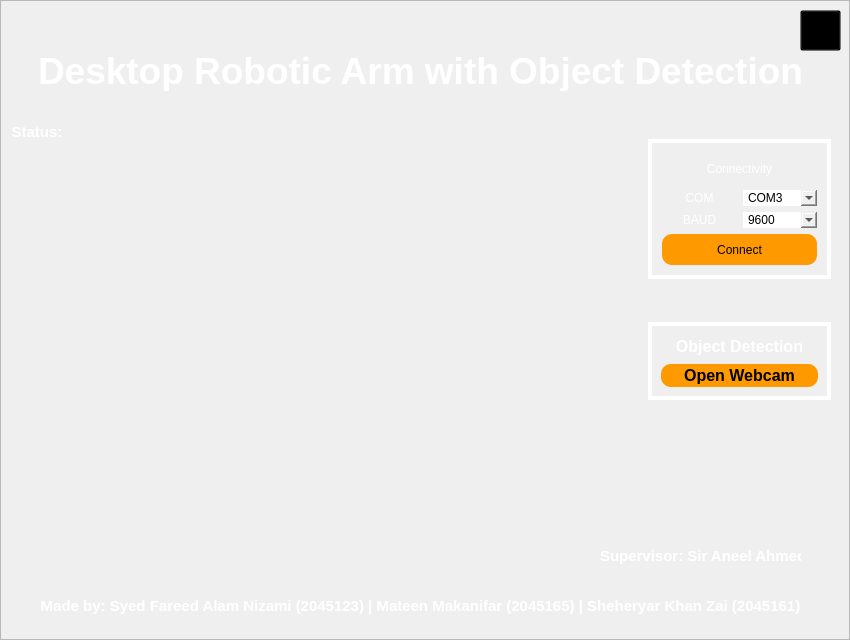
<?xml version="1.0" encoding="UTF-8"?>
<ui version="4.0">
 <class>Form</class>
 <widget class="QWidget" name="Form">
  <property name="geometry">
   <rect>
    <x>0</x>
    <y>0</y>
    <width>850</width>
    <height>640</height>
   </rect>
  </property>
  <property name="windowTitle">
   <string>Form</string>
  </property>
  <property name="styleSheet">
   <string notr="true">QLabel{
color:White;
}</string>
  </property>
  <widget class="QFrame" name="frame_2">
   <property name="geometry">
    <rect>
     <x>0</x>
     <y>0</y>
     <width>850</width>
     <height>640</height>
    </rect>
   </property>
   <property name="styleSheet">
    <string notr="true">color: white;
</string>
   </property>
   <property name="frameShape">
    <enum>QFrame::StyledPanel</enum>
   </property>
   <property name="frameShadow">
    <enum>QFrame::Raised</enum>
   </property>
   <widget class="QLabel" name="FooterLabel">
    <property name="geometry">
     <rect>
      <x>10</x>
      <y>590</y>
      <width>821</width>
      <height>31</height>
     </rect>
    </property>
    <property name="font">
     <font>
      <pointsize>11</pointsize>
      <bold>true</bold>
     </font>
    </property>
    <property name="styleSheet">
     <string notr="true">border:None;</string>
    </property>
    <property name="text">
     <string>Made by: Syed Fareed Alam Nizami (2045123) | Mateen Makanifar (2045165) | Sheheryar Khan Zai (2045161)</string>
    </property>
    <property name="textFormat">
     <enum>Qt::AutoText</enum>
    </property>
    <property name="scaledContents">
     <bool>true</bool>
    </property>
    <property name="alignment">
     <set>Qt::AlignCenter</set>
    </property>
   </widget>
   <widget class="QLabel" name="HeaderLabel">
    <property name="geometry">
     <rect>
      <x>0</x>
      <y>50</y>
      <width>841</width>
      <height>41</height>
     </rect>
    </property>
    <property name="font">
     <font>
      <pointsize>28</pointsize>
      <italic>false</italic>
      <bold>true</bold>
      <underline>false</underline>
      <strikeout>false</strikeout>
     </font>
    </property>
    <property name="styleSheet">
     <string notr="true">border:None;</string>
    </property>
    <property name="text">
     <string>Desktop Robotic Arm with Object Detection</string>
    </property>
    <property name="alignment">
     <set>Qt::AlignCenter</set>
    </property>
   </widget>
   <widget class="QLabel" name="label">
    <property name="geometry">
     <rect>
      <x>50</x>
      <y>110</y>
      <width>401</width>
      <height>481</height>
     </rect>
    </property>
    <property name="styleSheet">
     <string notr="true">border:None;
</string>
    </property>
    <property name="text">
     <string/>
    </property>
    <property name="pixmap">
     <pixmap>Design_Images/Robot-Orange.PNG</pixmap>
    </property>
    <property name="scaledContents">
     <bool>true</bool>
    </property>
   </widget>
   <widget class="QLabel" name="label_Wallpaper">
    <property name="geometry">
     <rect>
      <x>0</x>
      <y>0</y>
      <width>850</width>
      <height>640</height>
     </rect>
    </property>
    <property name="font">
     <font>
      <underline>true</underline>
      <strikeout>false</strikeout>
     </font>
    </property>
    <property name="styleSheet">
     <string notr="true">border: None;
</string>
    </property>
    <property name="text">
     <string/>
    </property>
    <property name="pixmap">
     <pixmap>Design_Images/MainScreen_Black.jpg</pixmap>
    </property>
    <property name="scaledContents">
     <bool>true</bool>
    </property>
   </widget>
   <widget class="QLabel" name="staus_label">
    <property name="geometry">
     <rect>
      <x>10</x>
      <y>120</y>
      <width>54</width>
      <height>23</height>
     </rect>
    </property>
    <property name="font">
     <font>
      <pointsize>11</pointsize>
      <italic>false</italic>
      <bold>true</bold>
     </font>
    </property>
    <property name="styleSheet">
     <string notr="true">border:None;
font: 700 11pt &quot;Segoe UI&quot;;</string>
    </property>
    <property name="text">
     <string>Status:</string>
    </property>
    <property name="alignment">
     <set>Qt::AlignCenter</set>
    </property>
   </widget>
   <widget class="QWidget" name="widget" native="true">
    <property name="geometry">
     <rect>
      <x>460</x>
      <y>130</y>
      <width>371</width>
      <height>316</height>
     </rect>
    </property>
    <layout class="QVBoxLayout" name="verticalLayout">
     <property name="spacing">
      <number>0</number>
     </property>
     <property name="leftMargin">
      <number>0</number>
     </property>
     <property name="topMargin">
      <number>0</number>
     </property>
     <property name="rightMargin">
      <number>0</number>
     </property>
     <property name="bottomMargin">
      <number>0</number>
     </property>
     <item alignment="Qt::AlignRight">
      <widget class="QFrame" name="frame">
       <property name="sizePolicy">
        <sizepolicy hsizetype="Fixed" vsizetype="Fixed">
         <horstretch>0</horstretch>
         <verstretch>0</verstretch>
        </sizepolicy>
       </property>
       <property name="minimumSize">
        <size>
         <width>183</width>
         <height>140</height>
        </size>
       </property>
       <property name="maximumSize">
        <size>
         <width>183</width>
         <height>140</height>
        </size>
       </property>
       <property name="layoutDirection">
        <enum>Qt::LeftToRight</enum>
       </property>
       <property name="styleSheet">
        <string notr="true">QFrame{
/*border-top: 3px dashed  #00A4F7 ;*/
border:4px solid white;
font: 700 9pt &quot;Segoe UI&quot;;
}
QLabel{
border: None;
}
QComboBox{
background-color:None;
border: None;
color:black;
}</string>
       </property>
       <property name="frameShape">
        <enum>QFrame::StyledPanel</enum>
       </property>
       <property name="frameShadow">
        <enum>QFrame::Raised</enum>
       </property>
       <layout class="QHBoxLayout" name="horizontalLayout">
        <item>
         <layout class="QGridLayout" name="gridLayout">
          <property name="leftMargin">
           <number>1</number>
          </property>
          <property name="topMargin">
           <number>1</number>
          </property>
          <property name="rightMargin">
           <number>1</number>
          </property>
          <property name="bottomMargin">
           <number>1</number>
          </property>
          <item row="3" column="0">
           <widget class="QLabel" name="baud_label">
            <property name="styleSheet">
             <string notr="true">font: 700 12pt &quot;Consolas&quot;;</string>
            </property>
            <property name="text">
             <string>BAUD</string>
            </property>
            <property name="alignment">
             <set>Qt::AlignCenter</set>
            </property>
           </widget>
          </item>
          <item row="3" column="1">
           <widget class="QComboBox" name="baud_comboBox">
            <property name="cursor">
             <cursorShape>PointingHandCursor</cursorShape>
            </property>
            <property name="styleSheet">
             <string notr="true">color:black;</string>
            </property>
            <item>
             <property name="text">
              <string>9600</string>
             </property>
            </item>
            <item>
             <property name="text">
              <string>115200</string>
             </property>
            </item>
           </widget>
          </item>
          <item row="0" column="0" colspan="2">
           <widget class="QLabel" name="ConnectivityLabel">
            <property name="styleSheet">
             <string notr="true">
font: 700 14pt &quot;Segoe UI&quot;;</string>
            </property>
            <property name="text">
             <string>Connectivity</string>
            </property>
            <property name="alignment">
             <set>Qt::AlignCenter</set>
            </property>
            <property name="wordWrap">
             <bool>false</bool>
            </property>
           </widget>
          </item>
          <item row="1" column="1">
           <widget class="QComboBox" name="com_comboBox">
            <property name="cursor">
             <cursorShape>PointingHandCursor</cursorShape>
            </property>
            <property name="styleSheet">
             <string notr="true">color: black
</string>
            </property>
            <item>
             <property name="text">
              <string>COM3</string>
             </property>
            </item>
            <item>
             <property name="text">
              <string>COM4</string>
             </property>
            </item>
            <item>
             <property name="text">
              <string>COM5</string>
             </property>
            </item>
            <item>
             <property name="text">
              <string>COM6</string>
             </property>
            </item>
            <item>
             <property name="text">
              <string>COM7</string>
             </property>
            </item>
            <item>
             <property name="text">
              <string>COM8</string>
             </property>
            </item>
            <item>
             <property name="text">
              <string>COM9</string>
             </property>
            </item>
            <item>
             <property name="text">
              <string>COM10</string>
             </property>
            </item>
            <item>
             <property name="text">
              <string>COM11</string>
             </property>
            </item>
            <item>
             <property name="text">
              <string>COM12</string>
             </property>
            </item>
            <item>
             <property name="text">
              <string>COM13</string>
             </property>
            </item>
            <item>
             <property name="text">
              <string>COM14</string>
             </property>
            </item>
           </widget>
          </item>
          <item row="4" column="0" colspan="2">
           <widget class="QPushButton" name="connect_pushButton">
            <property name="sizePolicy">
             <sizepolicy hsizetype="Minimum" vsizetype="Preferred">
              <horstretch>0</horstretch>
              <verstretch>0</verstretch>
             </sizepolicy>
            </property>
            <property name="cursor">
             <cursorShape>PointingHandCursor</cursorShape>
            </property>
            <property name="styleSheet">
             <string notr="true">
QPushButton{
font: 900 12pt &quot;Segoe UI&quot;;
color:rgb(0, 0, 0);
border:None;
border-radius: 10px;
background: #ff9900;
}
QPushButton:hover{
background: #18f02a;
}


</string>
            </property>
            <property name="text">
             <string>Connect</string>
            </property>
           </widget>
          </item>
          <item row="1" column="0">
           <widget class="QLabel" name="com_label">
            <property name="styleSheet">
             <string notr="true">font: 700 12pt &quot;Consolas&quot;;
</string>
            </property>
            <property name="text">
             <string>COM</string>
            </property>
            <property name="alignment">
             <set>Qt::AlignCenter</set>
            </property>
           </widget>
          </item>
         </layout>
        </item>
       </layout>
      </widget>
     </item>
     <item>
      <widget class="QLineEdit" name="Error_lineEdit">
       <property name="minimumSize">
        <size>
         <width>0</width>
         <height>25</height>
        </size>
       </property>
       <property name="autoFillBackground">
        <bool>false</bool>
       </property>
       <property name="styleSheet">
        <string notr="true">border:None;
background: transparent;
color:Red;
</string>
       </property>
       <property name="alignment">
        <set>Qt::AlignRight|Qt::AlignTrailing|Qt::AlignVCenter</set>
       </property>
       <property name="readOnly">
        <bool>true</bool>
       </property>
      </widget>
     </item>
     <item>
      <widget class="QFrame" name="frame_3">
       <property name="sizePolicy">
        <sizepolicy hsizetype="Preferred" vsizetype="Fixed">
         <horstretch>0</horstretch>
         <verstretch>0</verstretch>
        </sizepolicy>
       </property>
       <property name="minimumSize">
        <size>
         <width>183</width>
         <height>0</height>
        </size>
       </property>
       <property name="maximumSize">
        <size>
         <width>183</width>
         <height>16777215</height>
        </size>
       </property>
       <property name="layoutDirection">
        <enum>Qt::RightToLeft</enum>
       </property>
       <property name="styleSheet">
        <string notr="true">QFrame{
/*border-top: 3px dashed  #00A4F7 ;*/
border:4px solid white;
}</string>
       </property>
       <property name="frameShape">
        <enum>QFrame::StyledPanel</enum>
       </property>
       <property name="frameShadow">
        <enum>QFrame::Raised</enum>
       </property>
       <layout class="QVBoxLayout" name="verticalLayout_2">
        <item>
         <widget class="QLabel" name="label_2">
          <property name="font">
           <font>
            <pointsize>12</pointsize>
            <italic>false</italic>
            <bold>true</bold>
           </font>
          </property>
          <property name="styleSheet">
           <string notr="true">padding:2px 2px 2px 2px;
border: None;
font: 700 12pt &quot;Segoe UI&quot;;



</string>
          </property>
          <property name="text">
           <string>Object Detection</string>
          </property>
          <property name="alignment">
           <set>Qt::AlignCenter</set>
          </property>
         </widget>
        </item>
        <item>
         <widget class="QPushButton" name="webcam_pushButton">
          <property name="font">
           <font>
            <pointsize>12</pointsize>
            <italic>false</italic>
            <bold>true</bold>
           </font>
          </property>
          <property name="cursor">
           <cursorShape>PointingHandCursor</cursorShape>
          </property>
          <property name="styleSheet">
           <string notr="true">QPushButton{
border:None;
padding: 2px 2px 2px 2px;
font: 800 12pt &quot;Segoe UI&quot;;
color:rgb(0, 0, 0);
border:None;
border-radius: 10px;
background:#ff9900;
}
QPushButton:hover{
background: #18f02a;
}
</string>
          </property>
          <property name="text">
           <string>Open Webcam</string>
          </property>
         </widget>
        </item>
       </layout>
      </widget>
     </item>
     <item>
      <widget class="QLineEdit" name="Error_lineEdit_2">
       <property name="sizePolicy">
        <sizepolicy hsizetype="Ignored" vsizetype="Fixed">
         <horstretch>0</horstretch>
         <verstretch>0</verstretch>
        </sizepolicy>
       </property>
       <property name="minimumSize">
        <size>
         <width>300</width>
         <height>25</height>
        </size>
       </property>
       <property name="maximumSize">
        <size>
         <width>16777215</width>
         <height>16777215</height>
        </size>
       </property>
       <property name="layoutDirection">
        <enum>Qt::RightToLeft</enum>
       </property>
       <property name="autoFillBackground">
        <bool>false</bool>
       </property>
       <property name="styleSheet">
        <string notr="true">border:None;
background: transparent;
color:Red;
</string>
       </property>
       <property name="alignment">
        <set>Qt::AlignRight|Qt::AlignTrailing|Qt::AlignVCenter</set>
       </property>
       <property name="readOnly">
        <bool>true</bool>
       </property>
      </widget>
     </item>
    </layout>
   </widget>
   <widget class="QLabel" name="label_3">
    <property name="geometry">
     <rect>
      <x>600</x>
      <y>530</y>
      <width>201</width>
      <height>51</height>
     </rect>
    </property>
    <property name="font">
     <font>
      <pointsize>11</pointsize>
      <bold>true</bold>
     </font>
    </property>
    <property name="text">
     <string>Supervisor: Sir Aneel Ahmed</string>
    </property>
   </widget>
   <widget class="QPushButton" name="exit_pushButton">
    <property name="geometry">
     <rect>
      <x>800</x>
      <y>10</y>
      <width>41</width>
      <height>41</height>
     </rect>
    </property>
    <property name="cursor">
     <cursorShape>PointingHandCursor</cursorShape>
    </property>
    <property name="styleSheet">
     <string notr="true">Background:transparent;</string>
    </property>
    <property name="text">
     <string/>
    </property>
    <property name="icon">
     <iconset resource="Design_Images/test.qrc">
      <normaloff>:/newPrefix/exit_icon.png</normaloff>:/newPrefix/exit_icon.png</iconset>
    </property>
    <property name="iconSize">
     <size>
      <width>32</width>
      <height>32</height>
     </size>
    </property>
    <property name="checkable">
     <bool>false</bool>
    </property>
   </widget>
   <zorder>label_Wallpaper</zorder>
   <zorder>label</zorder>
   <zorder>FooterLabel</zorder>
   <zorder>HeaderLabel</zorder>
   <zorder>staus_label</zorder>
   <zorder>widget</zorder>
   <zorder>label_3</zorder>
   <zorder>exit_pushButton</zorder>
  </widget>
 </widget>
 <resources>
  <include location="Design_Images/test.qrc"/>
 </resources>
 <connections/>
</ui>
